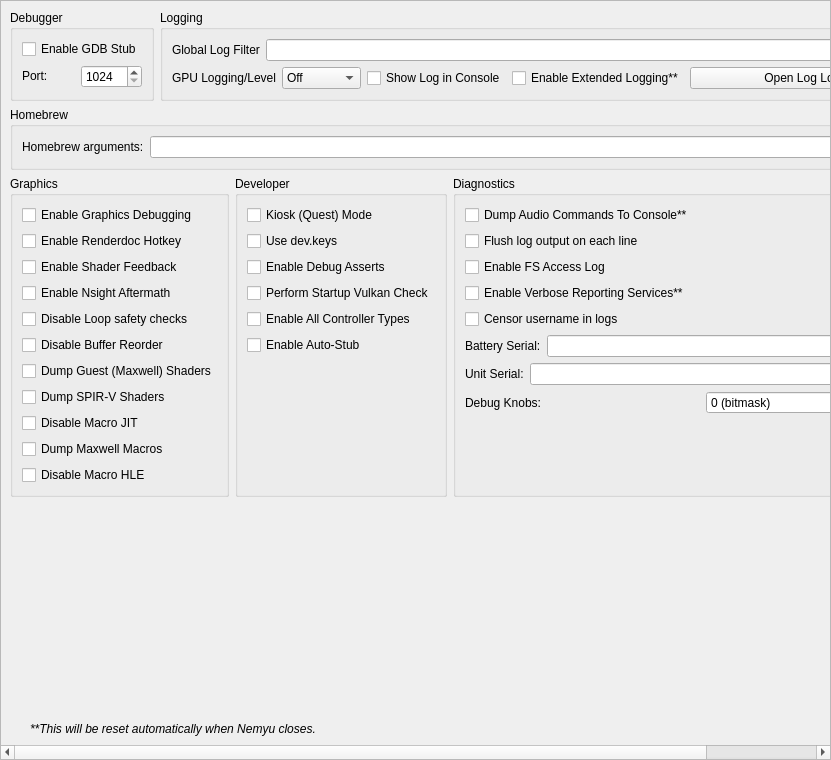
<?xml version="1.0" encoding="UTF-8"?>
<ui version="4.0">
 <class>ConfigureDebug</class>
 <widget class="QScrollArea" name="ConfigureDebug">
  <property name="geometry">
   <rect>
    <x>0</x>
    <y>0</y>
    <width>831</width>
    <height>760</height>
   </rect>
  </property>
  <property name="widgetResizable">
   <bool>true</bool>
  </property>
  <widget class="QWidget" name="widget">
   <property name="geometry">
    <rect>
     <x>0</x>
     <y>0</y>
     <width>829</width>
     <height>758</height>
    </rect>
   </property>
   <layout class="QVBoxLayout" name="verticalLayout_1">
    <item>
     <layout class="QHBoxLayout" name="horizontalLayout">
      <property name="topMargin">
       <number>0</number>
      </property>
      <item>
       <widget class="QGroupBox" name="groupBox">
        <property name="sizePolicy">
         <sizepolicy hsizetype="Preferred" vsizetype="Preferred">
          <horstretch>0</horstretch>
          <verstretch>0</verstretch>
         </sizepolicy>
        </property>
        <property name="title">
         <string>Debugger</string>
        </property>
        <property name="alignment">
         <set>Qt::AlignmentFlag::AlignLeading|Qt::AlignmentFlag::AlignLeft|Qt::AlignmentFlag::AlignTop</set>
        </property>
        <property name="flat">
         <bool>false</bool>
        </property>
        <property name="checkable">
         <bool>false</bool>
        </property>
        <layout class="QVBoxLayout" name="verticalLayout_3">
         <item>
          <widget class="QWidget" name="debug_widget" native="true">
           <property name="sizePolicy">
            <sizepolicy hsizetype="Preferred" vsizetype="Maximum">
             <horstretch>0</horstretch>
             <verstretch>0</verstretch>
            </sizepolicy>
           </property>
           <layout class="QVBoxLayout" name="verticalLayout">
            <property name="sizeConstraint">
             <enum>QLayout::SizeConstraint::SetDefaultConstraint</enum>
            </property>
            <property name="leftMargin">
             <number>0</number>
            </property>
            <property name="topMargin">
             <number>0</number>
            </property>
            <property name="rightMargin">
             <number>0</number>
            </property>
            <property name="bottomMargin">
             <number>0</number>
            </property>
            <item>
             <widget class="QCheckBox" name="toggle_gdbstub">
              <property name="sizePolicy">
               <sizepolicy hsizetype="Maximum" vsizetype="Maximum">
                <horstretch>0</horstretch>
                <verstretch>0</verstretch>
               </sizepolicy>
              </property>
              <property name="text">
               <string>Enable GDB Stub</string>
              </property>
             </widget>
            </item>
            <item>
             <widget class="QWidget" name="horizontalWidget_3" native="true">
              <property name="sizePolicy">
               <sizepolicy hsizetype="Preferred" vsizetype="Maximum">
                <horstretch>0</horstretch>
                <verstretch>0</verstretch>
               </sizepolicy>
              </property>
              <layout class="QHBoxLayout" name="horizontalLayout_3">
               <property name="leftMargin">
                <number>0</number>
               </property>
               <property name="topMargin">
                <number>0</number>
               </property>
               <property name="rightMargin">
                <number>0</number>
               </property>
               <property name="bottomMargin">
                <number>0</number>
               </property>
               <item>
                <widget class="QLabel" name="label_11">
                 <property name="sizePolicy">
                  <sizepolicy hsizetype="Minimum" vsizetype="Maximum">
                   <horstretch>0</horstretch>
                   <verstretch>0</verstretch>
                  </sizepolicy>
                 </property>
                 <property name="text">
                  <string>Port:</string>
                 </property>
                </widget>
               </item>
               <item>
                <widget class="QSpinBox" name="gdbport_spinbox">
                 <property name="sizePolicy">
                  <sizepolicy hsizetype="Preferred" vsizetype="Maximum">
                   <horstretch>0</horstretch>
                   <verstretch>0</verstretch>
                  </sizepolicy>
                 </property>
                 <property name="minimum">
                  <number>1024</number>
                 </property>
                 <property name="maximum">
                  <number>65535</number>
                 </property>
                </widget>
               </item>
              </layout>
             </widget>
            </item>
           </layout>
          </widget>
         </item>
        </layout>
       </widget>
      </item>
      <item>
       <widget class="QGroupBox" name="groupBox_2">
        <property name="sizePolicy">
         <sizepolicy hsizetype="Expanding" vsizetype="Preferred">
          <horstretch>0</horstretch>
          <verstretch>0</verstretch>
         </sizepolicy>
        </property>
        <property name="title">
         <string>Logging</string>
        </property>
        <layout class="QGridLayout" name="gridLayout_1">
         <item row="0" column="0" colspan="4">
          <widget class="QWidget" name="logging_widget" native="true">
           <property name="sizePolicy">
            <sizepolicy hsizetype="Preferred" vsizetype="Maximum">
             <horstretch>0</horstretch>
             <verstretch>0</verstretch>
            </sizepolicy>
           </property>
           <layout class="QHBoxLayout" name="horizontalLayout_1">
            <property name="leftMargin">
             <number>0</number>
            </property>
            <property name="topMargin">
             <number>0</number>
            </property>
            <property name="rightMargin">
             <number>0</number>
            </property>
            <property name="bottomMargin">
             <number>0</number>
            </property>
            <item>
             <widget class="QLabel" name="label_1">
              <property name="sizePolicy">
               <sizepolicy hsizetype="Preferred" vsizetype="Preferred">
                <horstretch>0</horstretch>
                <verstretch>0</verstretch>
               </sizepolicy>
              </property>
              <property name="text">
               <string>Global Log Filter</string>
              </property>
             </widget>
            </item>
            <item>
             <widget class="QLineEdit" name="log_filter_edit"/>
            </item>
           </layout>
          </widget>
         </item>
         <item row="1" column="0">
          <widget class="QWidget" name="gpu_log_level_widget" native="true">
           <property name="sizePolicy">
            <sizepolicy hsizetype="Preferred" vsizetype="Maximum">
             <horstretch>0</horstretch>
             <verstretch>0</verstretch>
            </sizepolicy>
           </property>
           <layout class="QHBoxLayout" name="gpu_log_level_layout">
            <property name="leftMargin">
             <number>0</number>
            </property>
            <property name="topMargin">
             <number>0</number>
            </property>
            <property name="rightMargin">
             <number>0</number>
            </property>
            <property name="bottomMargin">
             <number>0</number>
            </property>
            <item>
             <widget class="QLabel" name="gpu_log_level_label">
              <property name="text">
               <string>GPU Logging/Level</string>
              </property>
             </widget>
            </item>
            <item>
             <widget class="QComboBox" name="gpu_log_level">
              <item>
               <property name="text">
                <string>Off</string>
               </property>
              </item>
              <item>
               <property name="text">
                <string>Errors</string>
               </property>
              </item>
              <item>
               <property name="text">
                <string>Standard</string>
               </property>
              </item>
              <item>
               <property name="text">
                <string>Verbose</string>
               </property>
              </item>
              <item>
               <property name="text">
                <string>All</string>
               </property>
              </item>
             </widget>
            </item>
           </layout>
          </widget>
         </item>
         <item row="1" column="1">
          <widget class="QCheckBox" name="toggle_console">
           <property name="text">
            <string>Show Log in Console</string>
           </property>
          </widget>
         </item>
         <item row="1" column="2">
          <widget class="QCheckBox" name="extended_logging">
           <property name="enabled">
            <bool>true</bool>
           </property>
           <property name="text">
            <string>Enable Extended Logging**</string>
           </property>
          </widget>
         </item>
         <item row="1" column="3">
          <widget class="QPushButton" name="open_log_button">
           <property name="sizePolicy">
            <sizepolicy hsizetype="Expanding" vsizetype="Maximum">
             <horstretch>1</horstretch>
             <verstretch>0</verstretch>
            </sizepolicy>
           </property>
           <property name="minimumSize">
            <size>
             <width>250</width>
             <height>0</height>
            </size>
           </property>
           <property name="text">
            <string>Open Log Location</string>
           </property>
          </widget>
         </item>
        </layout>
       </widget>
      </item>
     </layout>
    </item>
    <item>
     <widget class="QGroupBox" name="groupBox_3">
      <property name="title">
       <string>Homebrew</string>
      </property>
      <layout class="QVBoxLayout" name="verticalLayout_5">
       <item>
        <layout class="QHBoxLayout" name="horizontalLayout_4">
         <item>
          <widget class="QLabel" name="label_3">
           <property name="text">
            <string>Homebrew arguments:</string>
           </property>
          </widget>
         </item>
         <item>
          <widget class="QLineEdit" name="homebrew_args_edit"/>
         </item>
        </layout>
       </item>
      </layout>
     </widget>
    </item>
    <item>
     <layout class="QHBoxLayout" name="horizontalLayout_2">
      <item>
       <widget class="QGroupBox" name="groupBox_4">
        <property name="title">
         <string>Graphics</string>
        </property>
        <layout class="QGridLayout" name="gridLayout_2">
         <item row="4" column="0">
          <widget class="QCheckBox" name="disable_loop_safety_checks">
           <property name="text">
            <string>Disable Loop safety checks</string>
           </property>
          </widget>
         </item>
         <item row="9" column="0">
          <widget class="QCheckBox" name="dump_macros">
           <property name="enabled">
            <bool>true</bool>
           </property>
           <property name="text">
            <string>Dump Maxwell Macros</string>
           </property>
          </widget>
         </item>
         <item row="3" column="0">
          <widget class="QCheckBox" name="enable_nsight_aftermath">
           <property name="text">
            <string>Enable Nsight Aftermath</string>
           </property>
          </widget>
         </item>
         <item row="6" column="0">
          <widget class="QCheckBox" name="dump_guest_shaders">
           <property name="enabled">
            <bool>true</bool>
           </property>
           <property name="text">
            <string>Dump Guest (Maxwell) Shaders</string>
           </property>
          </widget>
         </item>
         <item row="1" column="0">
          <widget class="QCheckBox" name="enable_renderdoc_hotkey">
           <property name="text">
            <string>Enable Renderdoc Hotkey</string>
           </property>
          </widget>
         </item>
         <item row="8" column="0">
          <widget class="QCheckBox" name="disable_macro_jit">
           <property name="enabled">
            <bool>true</bool>
           </property>
           <property name="text">
            <string>Disable Macro JIT</string>
           </property>
          </widget>
         </item>
         <item row="10" column="0">
          <widget class="QCheckBox" name="disable_macro_hle">
           <property name="enabled">
            <bool>true</bool>
           </property>
           <property name="text">
            <string>Disable Macro HLE</string>
           </property>
          </widget>
         </item>
         <item row="0" column="0">
          <widget class="QCheckBox" name="enable_graphics_debugging">
           <property name="enabled">
            <bool>true</bool>
           </property>
           <property name="text">
            <string>Enable Graphics Debugging</string>
           </property>
          </widget>
         </item>
         <item row="11" column="0">
          <spacer name="verticalSpacer_5">
           <property name="orientation">
            <enum>Qt::Orientation::Vertical</enum>
           </property>
           <property name="sizeType">
            <enum>QSizePolicy::Policy::Preferred</enum>
           </property>
           <property name="sizeHint" stdset="0">
            <size>
             <width>20</width>
             <height>0</height>
            </size>
           </property>
          </spacer>
         </item>
         <item row="2" column="0">
          <widget class="QCheckBox" name="enable_shader_feedback">
           <property name="text">
            <string>Enable Shader Feedback</string>
           </property>
          </widget>
         </item>
         <item row="5" column="0">
          <widget class="QCheckBox" name="disable_buffer_reorder">
           <property name="text">
            <string>Disable Buffer Reorder</string>
           </property>
          </widget>
         </item>
         <item row="7" column="0">
          <widget class="QCheckBox" name="gpu_log_shader_dumps">
           <property name="text">
            <string>Dump SPIR-V Shaders</string>
           </property>
          </widget>
         </item>
        </layout>
       </widget>
      </item>
      <item>
       <widget class="QGroupBox" name="groupBox_6">
        <property name="title">
         <string>Developer</string>
        </property>
        <layout class="QGridLayout" name="gridLayout_4">
         <item row="3" column="0">
          <widget class="QCheckBox" name="perform_vulkan_check">
           <property name="text">
            <string>Perform Startup Vulkan Check</string>
           </property>
          </widget>
         </item>
         <item row="4" column="0">
          <widget class="QCheckBox" name="enable_all_controllers">
           <property name="text">
            <string>Enable All Controller Types</string>
           </property>
          </widget>
         </item>
         <item row="5" column="0">
          <widget class="QCheckBox" name="use_auto_stub">
           <property name="text">
            <string>Enable Auto-Stub</string>
           </property>
          </widget>
         </item>
         <item row="0" column="0">
          <widget class="QCheckBox" name="quest_flag">
           <property name="text">
            <string>Kiosk (Quest) Mode</string>
           </property>
          </widget>
         </item>
         <item row="1" column="0">
          <widget class="QCheckBox" name="use_dev_keys">
           <property name="text">
            <string>Use dev.keys</string>
           </property>
          </widget>
         </item>
         <item row="2" column="0">
          <widget class="QCheckBox" name="use_debug_asserts">
           <property name="text">
            <string>Enable Debug Asserts</string>
           </property>
          </widget>
         </item>
         <item row="6" column="0">
          <spacer name="verticalSpacer_4">
           <property name="orientation">
            <enum>Qt::Orientation::Vertical</enum>
           </property>
           <property name="sizeType">
            <enum>QSizePolicy::Policy::Expanding</enum>
           </property>
           <property name="sizeHint" stdset="0">
            <size>
             <width>20</width>
             <height>0</height>
            </size>
           </property>
          </spacer>
         </item>
        </layout>
       </widget>
      </item>
      <item>
       <widget class="QGroupBox" name="groupBox_5">
        <property name="title">
         <string>Diagnostics</string>
        </property>
        <layout class="QGridLayout" name="gridLayout_3">
         <item row="6" column="0">
          <widget class="QWidget" name="serial_battery_widget" native="true">
           <property name="sizePolicy">
            <sizepolicy hsizetype="Preferred" vsizetype="Maximum">
             <horstretch>0</horstretch>
             <verstretch>0</verstretch>
            </sizepolicy>
           </property>
           <layout class="QHBoxLayout" name="horizontalLayout_11">
            <property name="leftMargin">
             <number>0</number>
            </property>
            <property name="topMargin">
             <number>0</number>
            </property>
            <property name="rightMargin">
             <number>0</number>
            </property>
            <property name="bottomMargin">
             <number>0</number>
            </property>
            <item>
             <widget class="QLabel" name="label_12">
              <property name="sizePolicy">
               <sizepolicy hsizetype="Preferred" vsizetype="Preferred">
                <horstretch>0</horstretch>
                <verstretch>0</verstretch>
               </sizepolicy>
              </property>
              <property name="text">
               <string>Battery Serial:</string>
              </property>
             </widget>
            </item>
            <item>
             <widget class="QLineEdit" name="serial_battery_edit"/>
            </item>
           </layout>
          </widget>
         </item>
         <item row="8" column="0">
          <widget class="QWidget" name="debug_knobs_widget" native="true">
           <property name="sizePolicy">
            <sizepolicy hsizetype="Preferred" vsizetype="Maximum">
             <horstretch>0</horstretch>
             <verstretch>0</verstretch>
            </sizepolicy>
           </property>
           <layout class="QHBoxLayout" name="horizontalLayout_debug_knobs">
            <property name="leftMargin">
             <number>0</number>
            </property>
            <property name="topMargin">
             <number>0</number>
            </property>
            <property name="rightMargin">
             <number>0</number>
            </property>
            <property name="bottomMargin">
             <number>0</number>
            </property>
            <item>
             <widget class="QLabel" name="label_debug_knobs">
              <property name="sizePolicy">
               <sizepolicy hsizetype="Preferred" vsizetype="Preferred">
                <horstretch>0</horstretch>
                <verstretch>0</verstretch>
               </sizepolicy>
              </property>
              <property name="text">
               <string>Debug Knobs:</string>
              </property>
             </widget>
            </item>
            <item>
             <widget class="QSpinBox" name="debug_knobs_spinbox">
              <property name="minimum">
               <number>0</number>
              </property>
              <property name="maximum">
               <number>65535</number>
              </property>
              <property name="statusTip">
               <string>Set debug knobs (bitmask)</string>
              </property>
              <property name="whatsThis">
               <string>16-bit debug knob set for quick development toggles</string>
              </property>
              <property name="suffix">
               <string> (bitmask)</string>
              </property>
             </widget>
            </item>
           </layout>
          </widget>
         </item>
         <item row="7" column="0">
          <widget class="QWidget" name="serial_board_widget" native="true">
           <property name="sizePolicy">
            <sizepolicy hsizetype="Preferred" vsizetype="Maximum">
             <horstretch>0</horstretch>
             <verstretch>0</verstretch>
            </sizepolicy>
           </property>
           <layout class="QHBoxLayout" name="horizontalLayout_12">
            <property name="leftMargin">
             <number>0</number>
            </property>
            <property name="topMargin">
             <number>0</number>
            </property>
            <property name="rightMargin">
             <number>0</number>
            </property>
            <property name="bottomMargin">
             <number>0</number>
            </property>
            <item>
             <widget class="QLabel" name="label_13">
              <property name="sizePolicy">
               <sizepolicy hsizetype="Preferred" vsizetype="Preferred">
                <horstretch>0</horstretch>
                <verstretch>0</verstretch>
               </sizepolicy>
              </property>
              <property name="text">
               <string>Unit Serial:</string>
              </property>
             </widget>
            </item>
            <item>
             <widget class="QLineEdit" name="serial_board_edit"/>
            </item>
           </layout>
          </widget>
         </item>
         <item row="20" column="0">
          <spacer name="verticalSpacer_3">
           <property name="orientation">
            <enum>Qt::Orientation::Vertical</enum>
           </property>
           <property name="sizeType">
            <enum>QSizePolicy::Policy::Expanding</enum>
           </property>
           <property name="sizeHint" stdset="0">
            <size>
             <width>20</width>
             <height>0</height>
            </size>
           </property>
          </spacer>
         </item>
         <item row="1" column="0">
          <widget class="QCheckBox" name="dump_audio_commands">
           <property name="text">
            <string>Dump Audio Commands To Console**</string>
           </property>
          </widget>
         </item>
         <item row="2" column="0">
          <widget class="QCheckBox" name="flush_line">
           <property name="text">
            <string>Flush log output on each line</string>
           </property>
          </widget>
         </item>
         <item row="3" column="0">
          <widget class="QCheckBox" name="fs_access_log">
           <property name="text">
            <string>Enable FS Access Log</string>
           </property>
          </widget>
         </item>
         <item row="4" column="0">
          <widget class="QCheckBox" name="reporting_services">
           <property name="text">
            <string>Enable Verbose Reporting Services**</string>
           </property>
          </widget>
         </item>
         <item row="5" column="0">
          <widget class="QCheckBox" name="censor_username">
           <property name="text">
            <string>Censor username in logs</string>
           </property>
          </widget>
         </item>
        </layout>
       </widget>
      </item>
     </layout>
    </item>
    <item>
     <spacer name="verticalSpacer">
      <property name="orientation">
       <enum>Qt::Orientation::Vertical</enum>
      </property>
      <property name="sizeHint" stdset="0">
       <size>
        <width>20</width>
        <height>0</height>
       </size>
      </property>
     </spacer>
    </item>
    <item>
     <widget class="QLabel" name="label_5">
      <property name="sizePolicy">
       <sizepolicy hsizetype="Expanding" vsizetype="Preferred">
        <horstretch>0</horstretch>
        <verstretch>0</verstretch>
       </sizepolicy>
      </property>
      <property name="font">
       <font>
        <italic>true</italic>
       </font>
      </property>
      <property name="text">
    <string>**This will be reset automatically when Nemyu closes.</string>
      </property>
      <property name="indent">
       <number>20</number>
      </property>
     </widget>
    </item>
   </layout>
  </widget>
 </widget>
 <tabstops>
  <tabstop>log_filter_edit</tabstop>
  <tabstop>toggle_console</tabstop>
  <tabstop>extended_logging</tabstop>
  <tabstop>open_log_button</tabstop>
  <tabstop>homebrew_args_edit</tabstop>
  <tabstop>enable_graphics_debugging</tabstop>
  <tabstop>enable_shader_feedback</tabstop>
  <tabstop>enable_nsight_aftermath</tabstop>
  <tabstop>fs_access_log</tabstop>
  <tabstop>reporting_services</tabstop>
  <tabstop>quest_flag</tabstop>
  <tabstop>use_debug_asserts</tabstop>
 </tabstops>
 <resources/>
 <connections/>
</ui>
